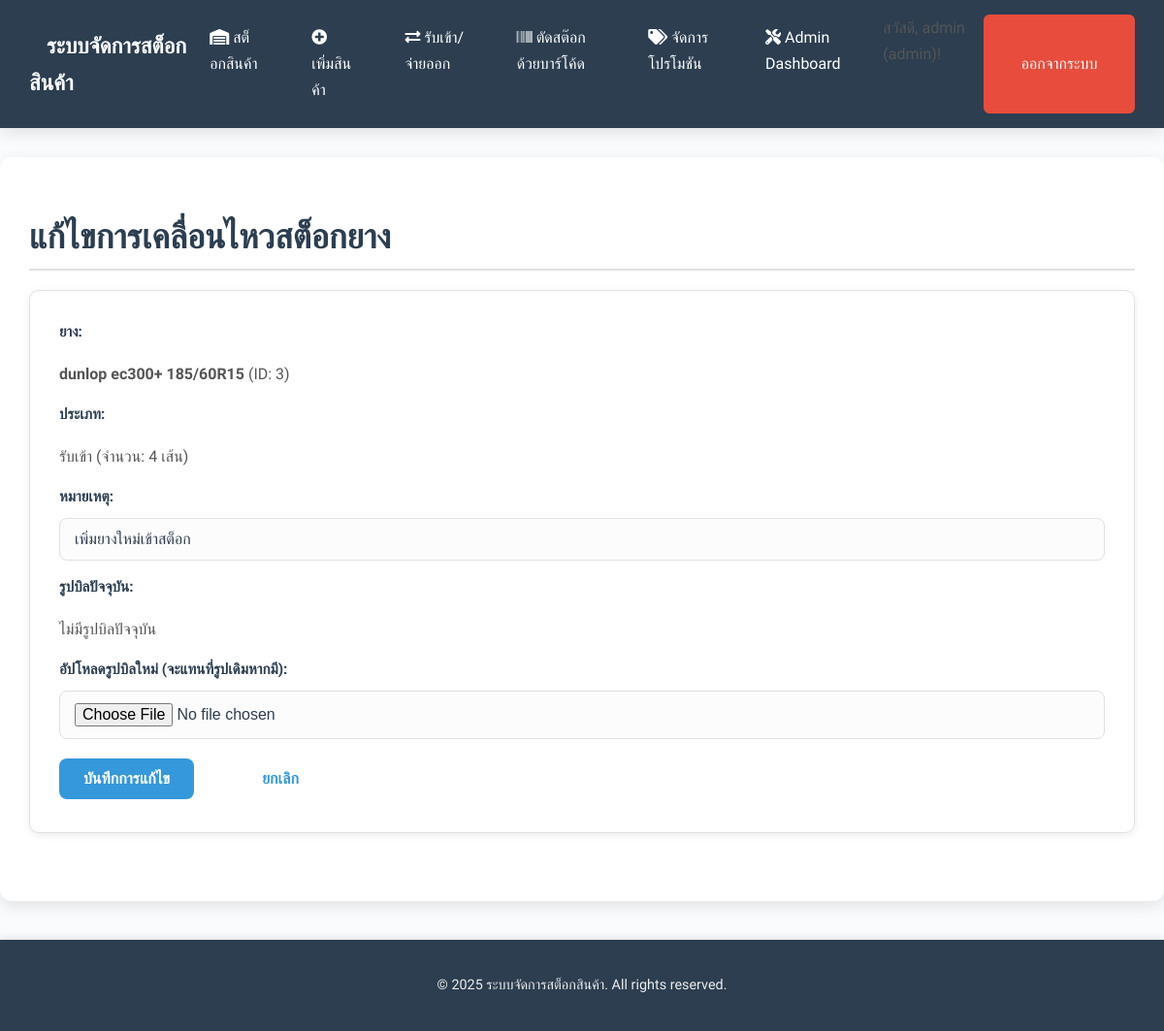
Page /edit_tire_movement/3 (signed in) on the committed database.
### tables this page shows
CREATE TABLE users (
                id INTEGER PRIMARY KEY AUTOINCREMENT,
                username TEXT UNIQUE NOT NULL,
                password TEXT NOT NULL,
                role TEXT NOT NULL DEFAULT 'viewer'
            );

CREATE TABLE tires (
                id INTEGER PRIMARY KEY AUTOINCREMENT,
                brand TEXT NOT NULL,
                model TEXT NOT NULL,
                size TEXT NOT NULL,
                quantity INTEGER DEFAULT 0,
                cost_sc REAL NULL, 
                cost_dunlop REAL NULL,
                cost_online REAL NULL,
                wholesale_price1 REAL NULL,
                wholesale_price2 REAL NULL,
                price_per_item REAL NOT NULL,
                promotion_id INTEGER NULL,
                year_of_manufacture INTEGER NULL,
                is_deleted BOOLEAN DEFAULT 0, -- ADDED FOR SOFT DELETE
                UNIQUE(brand, model, size),
                FOREIGN KEY (promotion_id) REFERENCES promotions(id) ON DELETE SET NULL
            );

CREATE TABLE tire_movements (
                id INTEGER PRIMARY KEY AUTOINCREMENT,
                tire_id INTEGER NOT NULL,
                timestamp TEXT NOT NULL,
                type TEXT NOT NULL,
                quantity_change INTEGER NOT NULL,
                remaining_quantity INTEGER NOT NULL,
                notes TEXT,
                image_filename TEXT NULL,
                user_id INTEGER NULL,
                FOREIGN KEY (tire_id) REFERENCES tires(id), -- ไม่มี ON DELETE CASCADE
                FOREIGN KEY (user_id) REFERENCES users(id)
            );

### app.py (the view, shortened to what this page needs)
@app.route('/edit_tire_movement/<int:movement_id>', methods=['GET', 'POST'])
@login_required
def edit_tire_movement(movement_id):
    if not current_user.is_admin():
        flash('คุณไม่มีสิทธิ์ในการแก้ไขข้อมูลการเคลื่อนไหวสต็อกยาง', 'danger')
        return redirect(url_for('daily_stock_report'))
    conn = get_db()
    movement = database.get_tire_movement(conn, movement_id)
    if movement is None:
        flash('ไม่พบข้อมูลการเคลื่อนไหวที่ระบุ', 'danger')
        return redirect(url_for('daily_stock_report'))
    movement_data = movement
    movement_data['timestamp'] = convert_to_bkk_time(movement_data['timestamp'])
    return render_template('edit_tire_movement.html', movement=movement_data)

### app.py (called while the page is built)
def get_db():
    if 'db' not in g:
        g.db = database.get_db_connection()
    return g.db

def get_bkk_time():
    return datetime.now(BKK_TZ)

def convert_to_bkk_time(timestamp_obj):
    if timestamp_obj is None:
        return None
    if isinstance(timestamp_obj, str):
        try:
            dt_obj = datetime.fromisoformat(timestamp_obj)
        except ValueError:
            return None
    elif isinstance(timestamp_obj, datetime):
        dt_obj = timestamp_obj
    else:
        return None # Not a datetime object or string
    if dt_obj.tzinfo is None:
        dt_obj = pytz.utc.localize(dt_obj)
    return dt_obj.astimezone(BKK_TZ)

@app.context_processor
def inject_global_data():
    return dict(get_bkk_time=get_bkk_time)

@login_manager.user_loader
def load_user(user_id):
    conn = get_db()
    return database.User.get(conn, user_id)

### database.py (called while the page is built)
def get_tire_movement(conn, movement_id):
    cursor = conn.cursor()
    if "psycopg2" in str(type(conn)):
        cursor.execute("""
            SELECT tm.*, t.brand, t.model, t.size, u.username
            FROM tire_movements tm
            JOIN tires t ON tm.tire_id = t.id
            LEFT JOIN users u ON tm.user_id = u.id
            WHERE tm.id = %s
        """, (movement_id,))
    else:
        cursor.execute("""
            SELECT tm.*, t.brand, t.model, t.size, u.username
            FROM tire_movements tm
            JOIN tires t ON tm.tire_id = t.id
            LEFT JOIN users u ON tm.user_id = u.id
            WHERE tm.id = ?
        """, (movement_id,))
    movement_data = cursor.fetchone()
    if isinstance(movement_data, sqlite3.Row):
        movement_data = dict(movement_data)
    return movement_data

    @staticmethod
    def get(conn, user_id):
        cursor = conn.cursor()
        if "psycopg2" in str(type(conn)):
            cursor.execute("SELECT id, username, password, role FROM users WHERE id = %s", (user_id,))
        else:
            cursor.execute("SELECT id, username, password, role FROM users WHERE id = ?", (user_id,))
        user_data = cursor.fetchone()
        if user_data:
            if isinstance(user_data, sqlite3.Row):
                user_data = dict(user_data)
            return User(user_data['id'], user_data['username'], user_data['password'], user_data['role'])
        return None

    def is_admin(self):
        return self.role == 'admin'

### templates/edit_tire_movement.html
{% extends 'base.html' %}
{% block content %}
<h2>แก้ไขการเคลื่อนไหวสต็อกยาง</h2>
<div class="form-section">
    <form action="{{ url_for('edit_tire_movement', movement_id=movement.id) }}" method="post" enctype="multipart/form-data">
        <div class="form-group">
            <label>ยาง:</label>
            <p><strong>{{ movement.brand }} {{ movement.model }} {{ movement.size }}</strong> (ID: {{ movement.tire_id }})</p>
        </div>
        <div class="form-group">
            <label>ประเภท:</label>
            <p>{{ 'รับเข้า' if movement.type == 'IN' else 'จ่ายออก' }} (จำนวน: {{ movement.quantity_change }} เส้น)</p>
        </div>
        <div class="form-group">
            <label for="notes">หมายเหตุ:</label>
            <input type="text" id="notes" name="notes" value="{{ movement.notes if movement.notes else '' }}">
        </div>
        <div class="form-group">
            <label>รูปบิลปัจจุบัน:</label>
            {% if movement.image_filename %}
                <p>
                    <a href="{{ movement.image_filename }}" target="_blank">
                        <img src="{{ movement.image_filename }}" alt="Bill Image" style="max-width: 150px; height: auto; border: 1px solid #ccc;">
                    </a>
                </p>
                <div class="form-check">
                    <input type="checkbox" id="delete_existing_image" name="delete_existing_image">
                    <label for="delete_existing_image">ลบรูปบิลปัจจุบัน</label>
                </div>
            {% else %}
                <p>ไม่มีรูปบิลปัจจุบัน</p>
            {% endif %}
        </div>
        <div class="form-group">
            <label for="bill_image">อัปโหลดรูปบิลใหม่ (จะแทนที่รูปเดิมหากมี):</label>
            <input type="file" id="bill_image" name="bill_image" accept="image/*">
        </div>
        <button type="submit" class="btn btn-primary">บันทึกการแก้ไข</button>
        <a href="{{ url_for('daily_stock_report') }}" class="btn btn-secondary">ยกเลิก</a>
    </form>
</div>
{% endblock %}

### templates/base.html (shortened to what this page needs)
<!DOCTYPE html>
<html lang="th">
<head>
    <link rel="stylesheet" href="https://cdnjs.cloudflare.com/ajax/libs/font-awesome/5.15.4/css/all.min.css">
    <link rel="stylesheet" href="{{ url_for('static', filename='style.css') }}">
    <link href="{{ url_for('static', filename='lib/select2/select2.min.css') }}" rel="stylesheet" />
</head>
<body>
    <nav class="navbar">
        <div class="navbar-brand">
            <a href="{{ url_for('index') }}">ระบบจัดการสต็อกสินค้า</a>
        </div>
        <div class="navbar-links">
            <a href="{{ url_for('index') }}"><i class="fas fa-warehouse"></i> สต็อกสินค้า</a>
            <a href="{{ url_for('add_item') }}"><i class="fas fa-plus-circle"></i> เพิ่มสินค้า</a>
            <a href="{{ url_for('stock_movement') }}"><i class="fas fa-exchange-alt"></i> รับเข้า/จ่ายออก</a>
            <a href="{{ url_for('barcode_scanner_page') }}"><i class="fas fa-barcode"></i> ตัดสต๊อกด้วยบาร์โค้ด</a>
            {% if current_user.is_authenticated and current_user.username == 'admin' %}
            <a href="{{ url_for('promotions') }}"><i class="fas fa-tags"></i> จัดการโปรโมชัน</a>
                {% endif %}
            {% if current_user.is_authenticated %}
                {% if current_user.is_authenticated and current_user.username == 'admin' %}
                    <a href="{{ url_for('admin_dashboard') }}"><i class="fas fa-tools"></i> Admin Dashboard</a>
                {% endif %}
                <span class="user-info">สวัสดี, {{ current_user.username }} ({{ current_user.role }})!</span>
                <a href="{{ url_for('logout') }}" class="btn btn-danger">ออกจากระบบ</a>
            {% else %}
                <a href="{{ url_for('login') }}" class="btn btn-danger">เข้าสู่ระบบ</a>
            {% endif %}
        </div>
    </nav>
    <div class="container">
        {% block content %}{% endblock %}
    </div>
    <footer>
        <p>&copy; {{ get_bkk_time().year }} ระบบจัดการสต็อกสินค้า. All rights reserved.</p>
    </footer>
</body>
</html>

### static/style.css (style rules this page uses)
:root { --primary-color: #3498db; --primary-dark: #2980b9; --secondary-color: #2ecc71; --accent-color: #f39c12; --danger-color: #e74c3c; --danger-dark: #c0392b; --text-dark: #2c3e50; --text-light: #555; --bg-light: #f9fbfd; --bg-white: #ffffff; --border-color: #e0e0e0; --shadow-light: 0 2px 8px rgba(0, 0, 0, 0.08); --shadow-medium: 0 5px 15px rgba(0, 0, 0, 0.1); }
body { font-family: 'Prompt', sans-serif, 'Segoe UI', Tahoma, Geneva, Verdana; margin: 0; padding: 0; background-color: var(--bg-light); color: var(--text-light); line-height: 1.7; font-size: 16px; -webkit-font-smoothing: antialiased; -moz-osx-font-smoothing: grayscale; }
.container { max-width: 1280px; margin: 30px auto; padding: 30px; background-color: var(--bg-white); border-radius: 12px; box-shadow: var(--shadow-medium); transition: all 0.3s ease-in-out; }
h1, h2, h3, h4 { color: var(--text-dark); margin-bottom: 20px; font-weight: 600; line-height: 1.3; }
h2 { font-size: 2.2em; border-bottom: 2px solid var(--border-color); padding-bottom: 10px; margin-top: 30px; }
.navbar { background-color: var(--text-dark); padding: 15px 30px; box-shadow: var(--shadow-medium); display: flex; justify-content: space-between; align-items: center; }
.navbar a { color: white; text-decoration: none; padding: 10px 18px; border-radius: 6px; transition: background-color 0.3s ease, transform 0.2s ease; font-weight: 500; }
.navbar-brand a { font-size: 1.4em; font-weight: 700; }
.navbar-links { display: flex; gap: 15px; }
.form-section { background-color: var(--bg-white); padding: 30px; border-radius: 10px; box-shadow: var(--shadow-light); margin-bottom: 40px; border: 1px solid var(--border-color); }
.form-group { flex: 1; min-width: 250px; margin-bottom: 15px; }
label { display: block; margin-bottom: 8px; font-weight: 600; color: var(--text-dark); font-size: 0.95em; }
input[type="text"], input[type="number"], input[type="email"], input[type="password"], input[type="date"], input[type="file"], select, textarea { width: 100%; padding: 12px 15px; border: 1px solid var(--border-color); border-radius: 8px; box-sizing: border-box; font-size: 1em; color: var(--text-dark); background-color: #fcfcfc; transition: border-color 0.3s ease, box-shadow 0.3s ease; }
.btn { display: inline-flex; align-items: center; justify-content: center; padding: 12px 25px; border: none; border-radius: 8px; cursor: pointer; font-size: 1em; font-weight: 600; text-align: center; text-decoration: none; transition: all 0.3s ease; min-width: 120px; }
.btn-primary { background-color: var(--primary-color); color: white; }
.btn-danger { background-color: var(--danger-color); color: white; }
a { color: var(--primary-color); text-decoration: none; transition: color 0.3s ease; }
footer { text-align: center; padding: 20px; margin-top: 40px; background-color: var(--text-dark); color: #eee; font-size: 0.9em; box-shadow: 0 -2px 8px rgba(0, 0, 0, 0.1); }

### rows in the picture
users: username "admin", role "admin"
tires: brand "dunlop", model "ec300+", size "185/60R15"
tire_movements: tire_id "3", type "รับเข้า", quantity_change "4", notes "เพิ่มยางใหม่เข้าสต็อก"

### other values in the picture
{{ get_bkk_time().year }} "2025"
